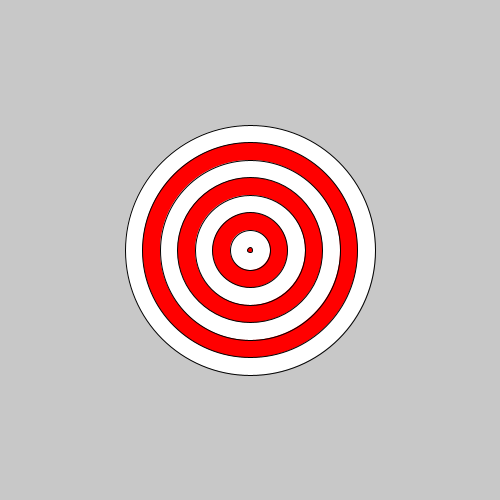
Frame 1 (no input)
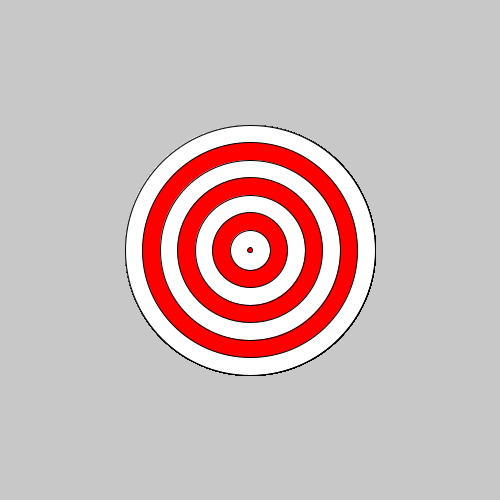
Frame 60 (the mouse pressed at the canvas centre just before this capture)
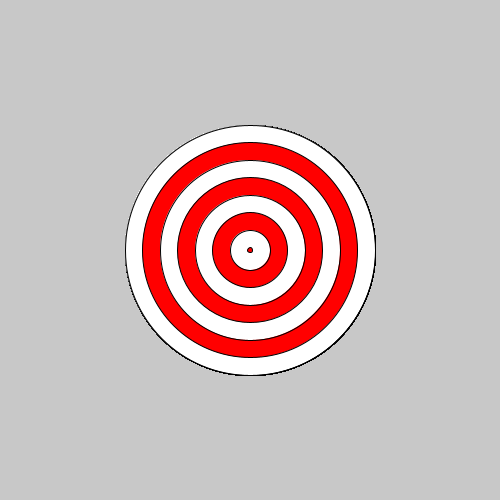
Frame 120 (the mouse held since frame 60 and released just before this capture)

The Processing sketch that drew these frames (run headless with seeded random() and noise(); from frame 60 on, the mouse is pressed at the canvas centre):

// Processing sketch: bullseye
// ── bullseye.pde
int counter = 0;
void   setup() {
  size(500, 500);
  background(200, 200, 200);
}
void draw() {
  for (int i = 250; i > 0; i = i-35) {
    if (counter %2==1) {
      fill(#FF0000);
    } else {
      fill(#FFFFFF);
    }
    ellipse(250, 250, i, i);
    counter++;
  }
}
